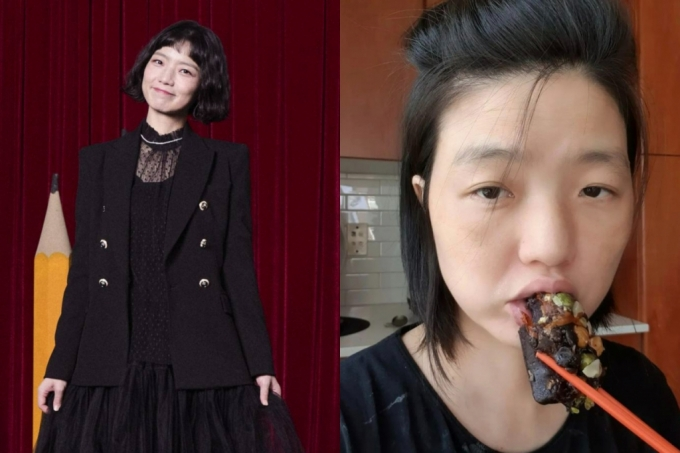
#> input picture DeepFaceTest2/Celeb Dataset/Ahn Yeong Mi/개그맨 안영미 사진_112.jpg, 680 x 453 px; its folder holds 3 pictures in this run
$ python main.py
#> lines starting #> are read from the running program, lines starting #| are printed output that depends on the picture
### DeepFaceTest2/face_detector.py
import os
import cv2
import numpy as np

# OpenCV의 얼굴 감지기 & 전신 감지기 준비
face_cascade = cv2.CascadeClassifier(cv2.data.haarcascades + 'haarcascade_frontalface_default.xml')
full_body_cascade = cv2.CascadeClassifier(cv2.data.haarcascades + 'haarcascade_fullbody.xml')

def crop_face(image_paths):
    imgs = os.listdir(image_paths)
    for img in imgs:
        new_img_path = image_paths + "/" + img
        if new_img_path.endswith(".jpg"):
            # 이미지 로드
            img = cv2.imread(new_img_path)
            # 그레이스케일 변환
            gray = cv2.cvtColor(img, cv2.COLOR_BGR2GRAY)
            # 사람 감지
            full_bodies = full_body_cascade.detectMultiScale(gray, scaleFactor=1.1, minNeighbors=5, minSize=(30, 30))
            for (x, y, w, h) in full_bodies:
                # 사람 영역에 대해 얼굴 감지
                roi_gray = gray[y:y+h, x:x+w]
                faces = face_cascade.detectMultiScale(roi_gray)
                # print("check faces:", len(faces), faces)
                if len(faces) > 0:
                    # 첫 번째 얼굴 영역 자르기
                    (fx, fy, fw, fh) = faces[0]
                    face_crop = img[y + fy:y + fy + fh, x + fx:x + fx + fw]

                    # 얼굴 영역을 255x255 크기로 리사이즈
                    face_crop_resized = cv2.resize(face_crop, (255, 255))
                    # 리사이즈한 얼굴 영역 저장
                    cv2.imwrite(f"{img}.jpg", face_crop_resized)

                    # print("outputfile:", os.path.join(data_dir, directory, first_file))
                    # # os.makedirs(os.path.dirname(output_filename), exist_ok=True)
                    # img.save(os.path.join(output_filename, f"{directory}.jpg"))
                    # # shutil.copyfile(os.path.join(data_dir, directory, first_file), os.path.join("Samples", f"{directory}.jpg"))


                    # break  # 첫 번째 얼굴만 처리하고 종료


def remove_non_single_faces(image_paths):
#> called with image_paths = 'Celeb Dataset/Ahn Yeong Mi'
    imgs = os.listdir(image_paths)
    for img in imgs:
        new_img_path = image_paths + "/" + img
        if new_img_path.endswith(".jpg"):
            img = cv2.imread(new_img_path)
#> img is the input picture: shape (453, 680, 3); mean B, G, R 52.7, 54.9, 87.5
            print("check img:", img)
#> (printed output is left out)
            gray = cv2.cvtColor(img, cv2.COLOR_BGR2GRAY)
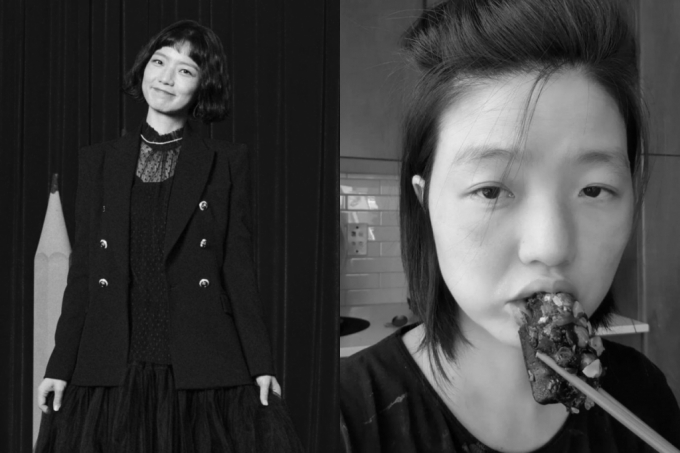
#> gray: shape (453, 680); min 0, max 236, mean 64.4
            faces = face_cascade.detectMultiScale(gray, scaleFactor=1.1, minNeighbors=5, minSize=(30, 30))
#> faces = [[137, 43, 66, 66], [418, 96, 239, 239]]

        # 사진에 얼굴이 한 명만 존재하지 않으면 삭제
        if (len(faces) != 1):
            os.remove(new_img_path)

### DeepFaceTest2/main.py
import os
import shutil
import json
from PIL import Image
from deepface import DeepFace
import face_detector

w = 255
output_filename = "Samples"

data_dir = "Celeb Dataset"
for directory in os.listdir(data_dir):
        joined = os.path.join(data_dir, directory)
        print("joined:", joined)

        if os.path.isdir(joined):
                # 사진에 사람 얼굴이 1명만 존재하는지 확인 후, 그렇지 않으면 이미지 삭제
                face_detector.remove_non_single_faces(joined)
                face_detector.crop_face(joined)
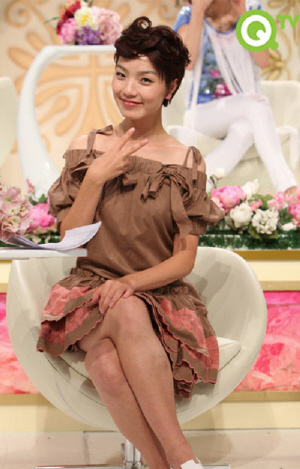
#> input picture DeepFaceTest2/Celeb Dataset/Ahn Yeong Mi/개그맨 안영미 사진_125.jpg, 300 x 469 px
#> in crop_face, img is the input picture: shape (469, 300, 3); mean B, G, R 131.1, 153, 188.4
#> in crop_face, `gray = cv2.cvtColor(img, cv2.COLOR_BGR2GRAY)`:
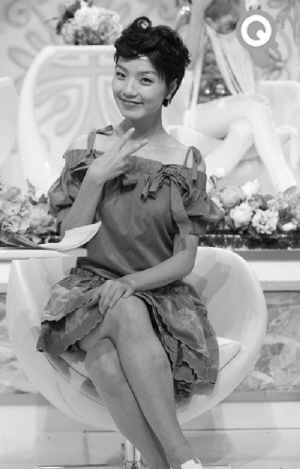
#> gray: shape (469, 300); min 3, max 255, mean 161.1

                first_file = os.listdir(joined)[0]
                first_file_path = joined+"/"+first_file
                if os.path.isfile(first_file_path):
                        img = Image.open(first_file_path)
#> img: PIL image 300x469 RGB
                        img = img.resize((w, int(w * (img.height / img.width))))
#> img: PIL image 255x398 RGB
                        # os.makedirs(os.path.dirname(output_filename), exist_ok=True)
                        img.save(os.path.join(output_filename, f"{directory}.jpg"))
#> pass 2 of the loop `for directory in os.listdir(data_dir):`:
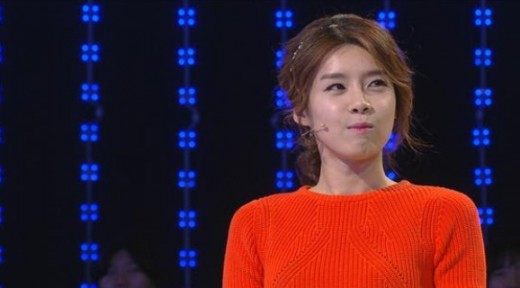
#> input picture DeepFaceTest2/Celeb Dataset/Jang Do Yeon/개그맨 장도연_102.jpg, 520 x 288 px
#> in remove_non_single_faces, img is the input picture: shape (288, 520, 3); mean B, G, R 43.7, 31.3, 63
#> in remove_non_single_faces (call 2), `gray = cv2.cvtColor(img, cv2.COLOR_BGR2GRAY)`:
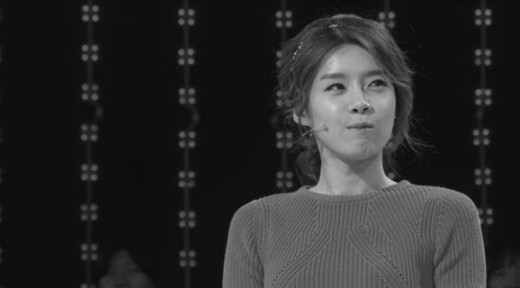
#> gray: shape (288, 520); min 9, max 207, mean 42.1
#> `img = img.resize((w, int(w * (img.height / img.width))))`:
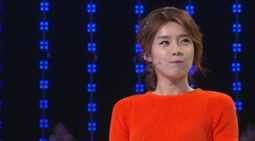
#> img: PIL image 255x141 RGB; mean R, G, B 63, 31.3, 43.7
                        # shutil.copyfile(os.path.join(data_dir, directory, first_file), os.path.join("Samples", f"{directory}.jpg"))


smallest_distance = None

#> (the run stopped early here; a loop or call above may not have finished)
